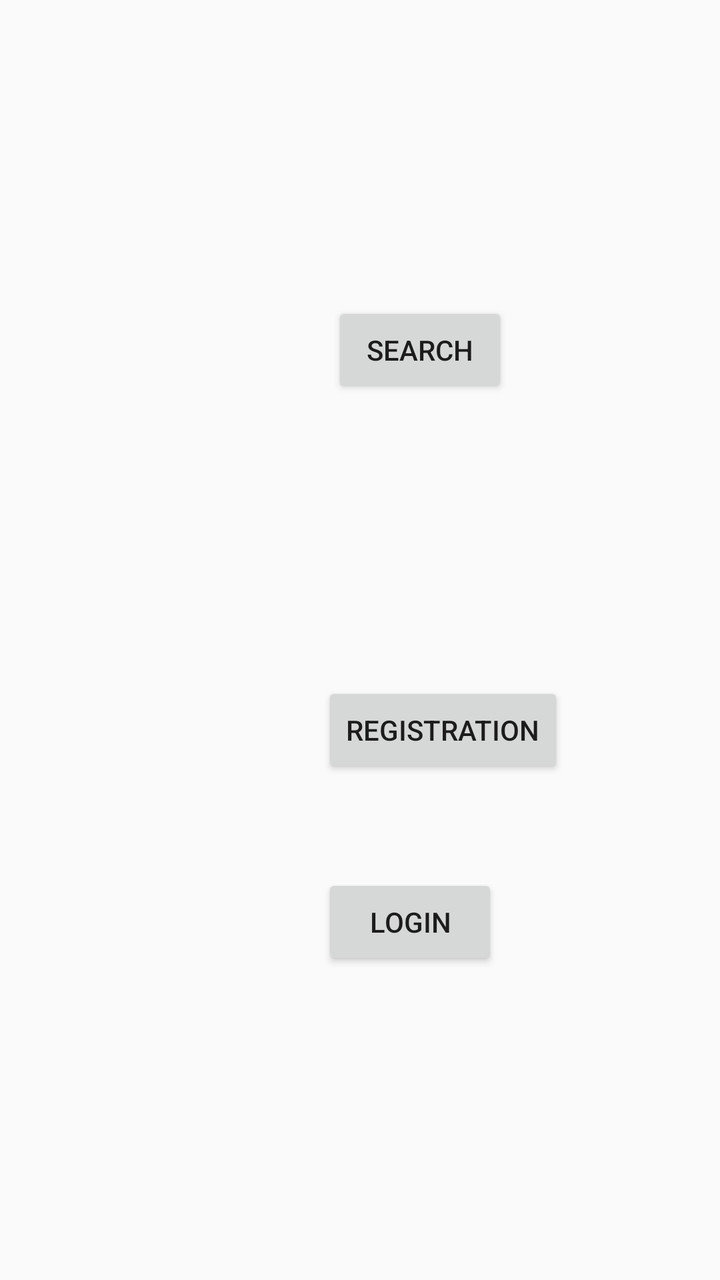
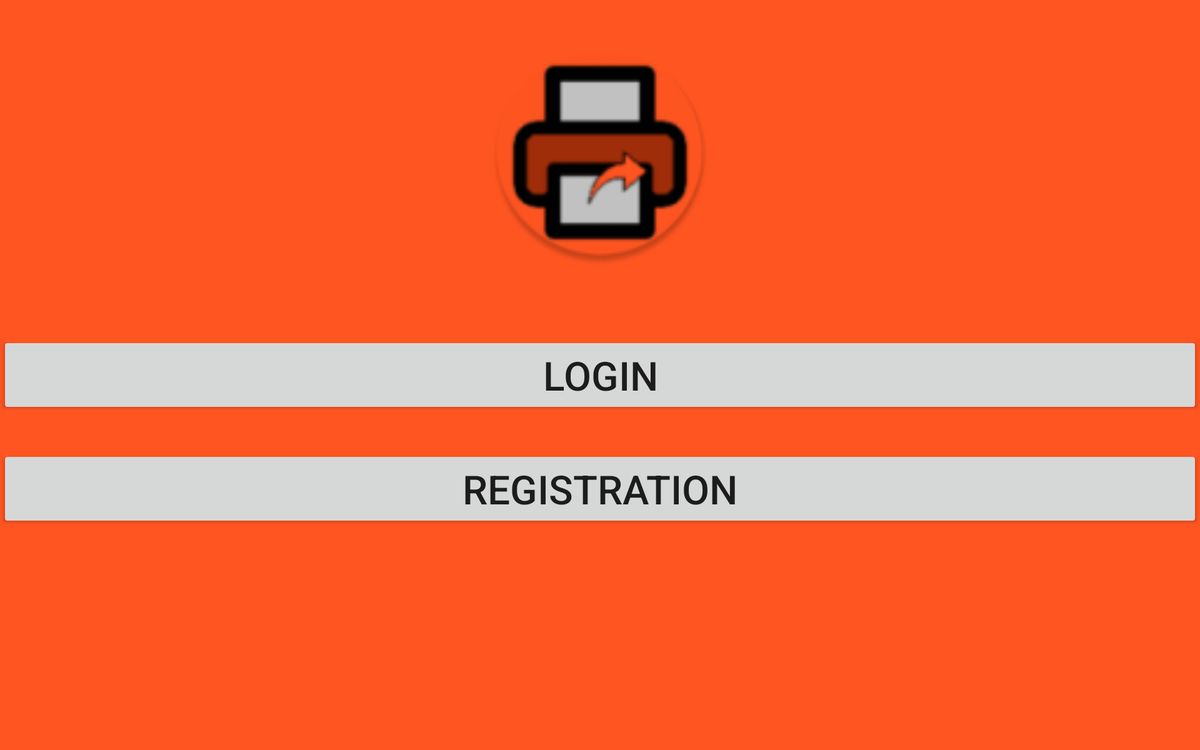

The same Android screen from two of the app's own layout files: first res/layout/ as a phone draws it, then the repository's variant for another configuration, drawn on a device whose configuration selects that folder. Both files follow.
<!-- AndroidManifest.xml: application theme AppTheme -->
<!-- res/layout/activity_main.xml -->
<?xml version="1.0" encoding="utf-8"?>
<androidx.constraintlayout.widget.ConstraintLayout
    xmlns:android="http://schemas.android.com/apk/res/android"
    xmlns:app="http://schemas.android.com/apk/res-auto"
    android:layout_width="match_parent"
    android:layout_height="match_parent">

    <Button
        android:id="@+id/home_registration"
        android:layout_width="wrap_content"
        android:layout_height="wrap_content"
        android:layout_marginStart="161dp"
        android:layout_marginTop="341dp"
        android:text="@string/home_registration_button"
        app:layout_constraintStart_toStartOf="parent"
        app:layout_constraintTop_toTopOf="parent" />

    <Button
        android:id="@+id/home_login"
        android:layout_width="wrap_content"
        android:layout_height="wrap_content"
        android:layout_marginStart="161dp"
        android:layout_marginTop="48dp"
        android:text="@string/home_login_button"
        app:layout_constraintStart_toStartOf="parent"
        app:layout_constraintTop_toBottomOf="@+id/home_registration" />

    <Button
        android:id="@+id/home_search_button"
        android:layout_width="wrap_content"
        android:layout_height="wrap_content"
        android:layout_marginStart="166dp"
        android:layout_marginTop="151dp"
        android:text="@string/home_search_button"
        app:layout_constraintStart_toStartOf="parent"
        app:layout_constraintTop_toTopOf="parent" />
</androidx.constraintlayout.widget.ConstraintLayout>
<!-- resources referenced by this layout -->
<resources>
  <string name="home_login_button">Login</string>
  <string name="home_registration_button">Registration</string>
  <string name="home_search_button">Search</string>
  <style name="AppTheme" parent="Theme.AppCompat.Light.DarkActionBar">
          
          <item name="colorPrimary">@color/colorPrimary</item>
          <item name="colorPrimaryDark">@color/colorPrimaryDark</item>
          <item name="colorAccent">@color/colorAccent</item>
      </style>
  <color name="colorPrimary">#6200EE</color>
  <color name="colorPrimaryDark">#3700B3</color>
  <color name="colorAccent">#03DAC5</color>
</resources>
<!-- res/layout-w840dp-land/activity_main.xml (the repository's variant of the layout above) -->
<!-- drawn on a 7-inch tablet turned sideways -->
<?xml version="1.0" encoding="utf-8"?>
<RelativeLayout
    xmlns:android="http://schemas.android.com/apk/res/android"
    android:layout_width="match_parent"
    android:layout_height="match_parent"
    android:background="@color/appBackground">

    <ImageView
        android:layout_width="180dp"
        android:layout_height="180dp"
        android:layout_centerHorizontal="true"
        android:src="@mipmap/printshare_icon_round"
        android:contentDescription="@string/app_name"
        android:layout_marginTop="@dimen/margin_top_320dp"/>

    <Button
        style="@style/btns"
        android:id="@+id/home_registration"
        android:layout_width="wrap_content"
        android:layout_height="wrap_content"
        android:layout_alignParentStart="true"
        android:layout_alignParentEnd="true"
        android:layout_below="@+id/home_login"
        android:text="@string/home_registration_button"
        android:layout_marginTop="28dp"
        android:textSize="32sp"/>

    <Button
        style="@style/btns"
        android:id="@+id/home_login"
        android:layout_width="wrap_content"
        android:layout_height="wrap_content"
        android:layout_alignParentStart="true"
        android:layout_alignParentEnd="true"
        android:text="@string/home_login_button"
        android:layout_centerHorizontal="true"
        android:layout_centerVertical="true"
        android:textSize="32sp"/>

</RelativeLayout>
<!-- resources referenced by the variant -->
<!-- as a 7-inch tablet turned sideways resolves them -->
<resources>
  <color name="appBackground">#FF5520</color>
  <dimen name="margin_top_320dp">32dp</dimen>
  <!-- mipmap printshare_icon_round: png bitmap (mipmap-hdpi, 4305 bytes) -->
  <string name="app_name">printShare</string>
  <string name="home_login_button">Login</string>
  <string name="home_registration_button">Registration</string>
  <style name="AppTheme" parent="Theme.AppCompat.Light.DarkActionBar">
          
          <item name="colorPrimary">@color/colorPrimary</item>
          <item name="colorPrimaryDark">@color/colorPrimaryDark</item>
          <item name="colorAccent">@color/colorAccent</item>
      </style>
  <color name="colorPrimary">#6200EE</color>
  <color name="colorPrimaryDark">#3700B3</color>
  <color name="colorAccent">#03DAC5</color>
</resources>
